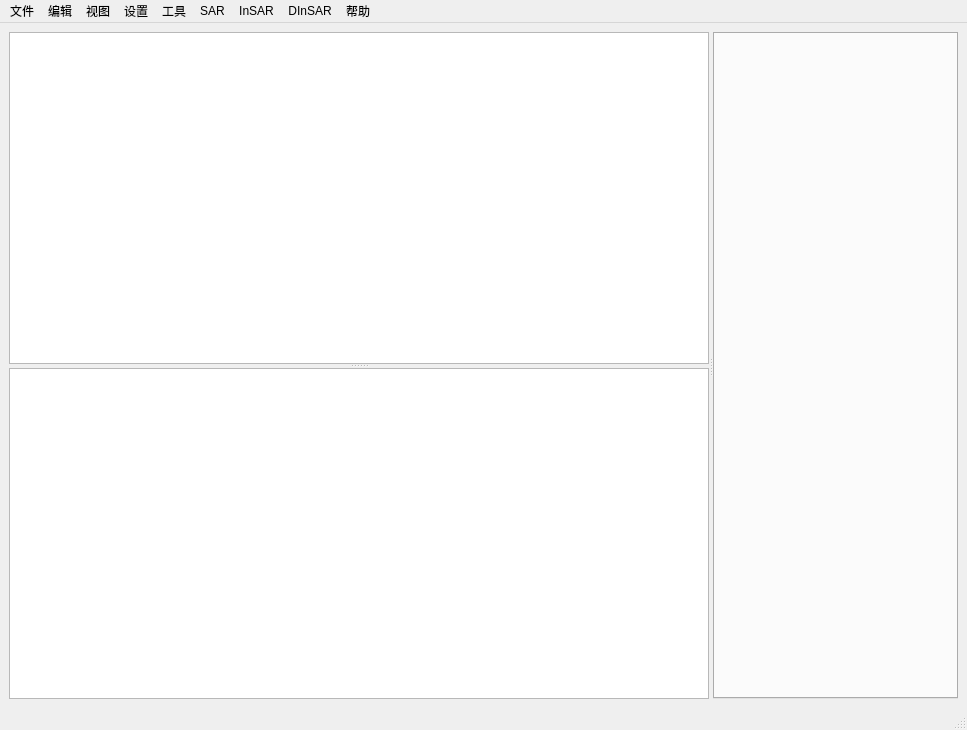
<?xml version="1.0" encoding="UTF-8"?>
<ui version="4.0">
 <class>MainWindow</class>
 <widget class="QMainWindow" name="MainWindow">
  <property name="geometry">
   <rect>
    <x>0</x>
    <y>0</y>
    <width>967</width>
    <height>730</height>
   </rect>
  </property>
  <property name="windowTitle">
   <string>MainWindow</string>
  </property>
  <widget class="QWidget" name="centralwidget">
   <layout class="QVBoxLayout" name="verticalLayout">
    <item>
     <widget class="QSplitter" name="splitter_2">
      <property name="sizePolicy">
       <sizepolicy hsizetype="Expanding" vsizetype="Expanding">
        <horstretch>0</horstretch>
        <verstretch>0</verstretch>
       </sizepolicy>
      </property>
      <property name="orientation">
       <enum>Qt::Horizontal</enum>
      </property>
      <widget class="QSplitter" name="splitter">
       <property name="orientation">
        <enum>Qt::Vertical</enum>
       </property>
       <widget class="TreeView" name="treeView">
        <property name="minimumSize">
         <size>
          <width>258</width>
          <height>258</height>
         </size>
        </property>
        <property name="maximumSize">
         <size>
          <width>800</width>
          <height>16777215</height>
         </size>
        </property>
        <property name="expandsOnDoubleClick">
         <bool>true</bool>
        </property>
        <attribute name="headerVisible">
         <bool>true</bool>
        </attribute>
       </widget>
       <widget class="TreeView" name="tool">
        <property name="minimumSize">
         <size>
          <width>258</width>
          <height>258</height>
         </size>
        </property>
        <property name="maximumSize">
         <size>
          <width>700</width>
          <height>16777215</height>
         </size>
        </property>
       </widget>
      </widget>
      <widget class="QTabWidget" name="tabWidget">
       <property name="currentIndex">
        <number>-1</number>
       </property>
      </widget>
     </widget>
    </item>
   </layout>
  </widget>
  <widget class="QMenuBar" name="menubar">
   <property name="geometry">
    <rect>
     <x>0</x>
     <y>0</y>
     <width>967</width>
     <height>22</height>
    </rect>
   </property>
   <widget class="QMenu" name="File">
    <property name="styleSheet">
     <string notr="true"/>
    </property>
    <property name="title">
     <string>文件</string>
    </property>
    <addaction name="actionNew"/>
    <addaction name="actionOpen"/>
    <addaction name="actionRecent"/>
    <addaction name="actionSave"/>
    <addaction name="actionSave_as"/>
    <addaction name="actionSave_all"/>
    <addaction name="actionQuit"/>
   </widget>
   <widget class="QMenu" name="Edit">
    <property name="title">
     <string>编辑</string>
    </property>
   </widget>
   <widget class="QMenu" name="View">
    <property name="title">
     <string>视图</string>
    </property>
   </widget>
   <widget class="QMenu" name="Setteing">
    <property name="title">
     <string>设置</string>
    </property>
   </widget>
   <widget class="QMenu" name="Process">
    <property name="title">
     <string>工具</string>
    </property>
    <widget class="QMenu" name="menuImport">
     <property name="sizePolicy">
      <sizepolicy hsizetype="Preferred" vsizetype="Expanding">
       <horstretch>0</horstretch>
       <verstretch>0</verstretch>
      </sizepolicy>
     </property>
     <property name="title">
      <string>import</string>
     </property>
     <property name="icon">
      <iconset resource="../resources/SatExplorer.qrc">
       <normaloff>:/SatExplorer/icon/import.png</normaloff>:/SatExplorer/icon/import.png</iconset>
     </property>
     <addaction name="actionTSX"/>
     <addaction name="actionSentinel_1"/>
     <addaction name="actionCOSMOS_SkyMed"/>
     <addaction name="actionALOS_2"/>
     <addaction name="actionMacao"/>
    </widget>
    <widget class="QMenu" name="menuSentinel1_Tool">
     <property name="title">
      <string>Sentinel1 Tools</string>
     </property>
     <addaction name="actionS1_Deburst"/>
     <addaction name="actionS1_TOPS_BackGeocoding"/>
     <addaction name="actionS1_frame_merge"/>
     <addaction name="actionS1_swath_merge"/>
    </widget>
    <addaction name="menuImport"/>
    <addaction name="actionCut"/>
    <addaction name="actionRegistration"/>
    <addaction name="actiongeocode"/>
    <addaction name="menuSentinel1_Tool"/>
   </widget>
   <widget class="QMenu" name="Help">
    <property name="title">
     <string>帮助</string>
    </property>
   </widget>
   <widget class="QMenu" name="menuInSAR">
    <property name="title">
     <string>InSAR</string>
    </property>
    <addaction name="actionBaseline_Preview"/>
    <addaction name="actionInterferometric_Formation"/>
    <addaction name="actionDenoise"/>
    <addaction name="actionUnwrap"/>
    <addaction name="actionDEM"/>
   </widget>
   <widget class="QMenu" name="menuDInSAR">
    <property name="title">
     <string>DInSAR</string>
    </property>
    <widget class="QMenu" name="menuSBAS">
     <property name="title">
      <string>SBAS</string>
     </property>
     <property name="icon">
      <iconset resource="../resources/SatExplorer.qrc">
       <normaloff>:/SatExplorer/icon/baseline_formation.png</normaloff>:/SatExplorer/icon/baseline_formation.png</iconset>
     </property>
     <addaction name="actionBaseline_Formation"/>
     <addaction name="actionSBAS_deformation"/>
     <addaction name="actionreference_re_selection"/>
     <addaction name="actionDeformation_Preview"/>
     <addaction name="actionExport_KML"/>
    </widget>
    <addaction name="actionSLC_deramp"/>
    <addaction name="menuSBAS"/>
   </widget>
   <widget class="QMenu" name="menuSAR">
    <property name="title">
     <string>SAR</string>
    </property>
    <widget class="QMenu" name="menuImageEnhancement">
     <property name="title">
      <string>Image Enhancement</string>
     </property>
     <addaction name="actionSpeckleDenoise"/>
     <addaction name="actionClutterSuppression"/>
    </widget>
    <addaction name="menuImageEnhancement"/>
    <addaction name="actionTargetDetection"/>
    <addaction name="actionBatchTargetRecognition"/>
   </widget>
   <action name="actionSpeckleDenoise">
    <property name="text">
     <string>Speckle Denoise</string>
    </property>
   </action>
   <action name="actionClutterSuppression">
    <property name="text">
     <string>Clutter Suppression</string>
    </property>
   </action>
   <action name="actionBatchTargetRecognition">
    <property name="text">
     <string>Batch Target Recognition</string>
    </property>
   </action>
   <action name="actionTargetDetection">
    <property name="text">
     <string>Target Detection</string>
    </property>
   </action>
   <addaction name="File"/>
   <addaction name="Edit"/>
   <addaction name="View"/>
   <addaction name="Setteing"/>
   <addaction name="Process"/>
   <addaction name="menuSAR"/>
   <addaction name="menuInSAR"/>
   <addaction name="menuDInSAR"/>
   <addaction name="Help"/>
  </widget>
  <widget class="QStatusBar" name="statusbar"/>
  <action name="actionNew">
   <property name="icon">
    <iconset resource="../resources/SatExplorer.qrc">
     <normaloff>:/SatExplorer/icon/new_project.png</normaloff>:/SatExplorer/icon/new_project.png</iconset>
   </property>
   <property name="text">
    <string>新建工程</string>
   </property>
  </action>
  <action name="actionOpen">
   <property name="icon">
    <iconset resource="../resources/SatExplorer.qrc">
     <normaloff>:/SatExplorer/icon/open_project.png</normaloff>:/SatExplorer/icon/open_project.png</iconset>
   </property>
   <property name="text">
    <string>打开工程</string>
   </property>
  </action>
  <action name="actionRecent">
   <property name="icon">
    <iconset resource="../resources/SatExplorer.qrc">
     <normaloff>:/SatExplorer/icon/recen_open.png</normaloff>:/SatExplorer/icon/recen_open.png</iconset>
   </property>
   <property name="text">
    <string>最近打开</string>
   </property>
  </action>
  <action name="actionSave">
   <property name="icon">
    <iconset resource="../resources/SatExplorer.qrc">
     <normaloff>:/SatExplorer/icon/save.png</normaloff>:/SatExplorer/icon/save.png</iconset>
   </property>
   <property name="text">
    <string>保存工程</string>
   </property>
  </action>
  <action name="actionSave_as">
   <property name="icon">
    <iconset resource="../resources/SatExplorer.qrc">
     <normaloff>:/SatExplorer/icon/saveas.png</normaloff>:/SatExplorer/icon/saveas.png</iconset>
   </property>
   <property name="text">
    <string>另存为</string>
   </property>
  </action>
  <action name="actionSave_all">
   <property name="icon">
    <iconset resource="../resources/SatExplorer.qrc">
     <normaloff>:/SatExplorer/icon/saveall.png</normaloff>:/SatExplorer/icon/saveall.png</iconset>
   </property>
   <property name="text">
    <string>全部保存</string>
   </property>
  </action>
  <action name="actionClose">
   <property name="icon">
    <iconset>
     <normaloff>:/SatExplorer/icon/close.png</normaloff>:/SatExplorer/icon/close.png</iconset>
   </property>
   <property name="text">
    <string>关闭</string>
   </property>
  </action>
  <action name="actionQuit">
   <property name="icon">
    <iconset resource="../resources/SatExplorer.qrc">
     <normaloff>:/SatExplorer/icon/quit.png</normaloff>:/SatExplorer/icon/quit.png</iconset>
   </property>
   <property name="text">
    <string>退出</string>
   </property>
  </action>
  <action name="actionRegistration">
   <property name="icon">
    <iconset resource="../resources/SatExplorer.qrc">
     <normaloff>:/SatExplorer/icon/coregistration.png</normaloff>:/SatExplorer/icon/coregistration.png</iconset>
   </property>
   <property name="text">
    <string>coregistration</string>
   </property>
  </action>
  <action name="actionInterferometric_Formation">
   <property name="text">
    <string>Interferometric Formation</string>
   </property>
  </action>
  <action name="actionDenoise">
   <property name="text">
    <string>Denoise</string>
   </property>
  </action>
  <action name="actionUnwrap">
   <property name="text">
    <string>Unwrap</string>
   </property>
  </action>
  <action name="actionDEM">
   <property name="text">
    <string>DEM</string>
   </property>
  </action>
  <action name="actionCut">
   <property name="icon">
    <iconset resource="../resources/SatExplorer.qrc">
     <normaloff>:/SatExplorer/icon/cut.png</normaloff>:/SatExplorer/icon/cut.png</iconset>
   </property>
   <property name="text">
    <string>AOI</string>
   </property>
  </action>
  <action name="actionTSX">
   <property name="text">
    <string>TSX</string>
   </property>
  </action>
  <action name="actionSentinel_1">
   <property name="text">
    <string>Sentinel-1</string>
   </property>
  </action>
  <action name="actionBaseline_Preview">
   <property name="text">
    <string>Baseline Preview</string>
   </property>
  </action>
  <action name="actionS1_TOPS_BackGeocoding">
   <property name="icon">
    <iconset resource="../resources/SatExplorer.qrc">
     <normaloff>:/SatExplorer/icon/coregistration.png</normaloff>:/SatExplorer/icon/coregistration.png</iconset>
   </property>
   <property name="text">
    <string>S1 TOPS BackGeocoding</string>
   </property>
  </action>
  <action name="actionS1_Deburst">
   <property name="icon">
    <iconset resource="../resources/SatExplorer.qrc">
     <normaloff>:/SatExplorer/icon/splice.png</normaloff>:/SatExplorer/icon/splice.png</iconset>
   </property>
   <property name="text">
    <string>S1 Deburst</string>
   </property>
  </action>
  <action name="actionSLC_deramp">
   <property name="icon">
    <iconset resource="../resources/SatExplorer.qrc">
     <normaloff>:/SatExplorer/icon/dem.png</normaloff>:/SatExplorer/icon/dem.png</iconset>
   </property>
   <property name="text">
    <string>SLC_deramp</string>
   </property>
  </action>
  <action name="actionBaseline_Formation">
   <property name="icon">
    <iconset resource="../resources/SatExplorer.qrc">
     <normaloff>:/SatExplorer/icon/baseline_formation.png</normaloff>:/SatExplorer/icon/baseline_formation.png</iconset>
   </property>
   <property name="text">
    <string>Baseline Formation</string>
   </property>
  </action>
  <action name="actionSBAS_deformation">
   <property name="icon">
    <iconset resource="../resources/SatExplorer.qrc">
     <normaloff>:/SatExplorer/icon/time_series.png</normaloff>:/SatExplorer/icon/time_series.png</iconset>
   </property>
   <property name="text">
    <string>Time-Series Analysis</string>
   </property>
  </action>
  <action name="actionDeformation_Preview">
   <property name="icon">
    <iconset resource="../resources/SatExplorer.qrc">
     <normaloff>:/SatExplorer/icon/view.png</normaloff>:/SatExplorer/icon/view.png</iconset>
   </property>
   <property name="text">
    <string>Time Series View</string>
   </property>
  </action>
  <action name="actionreference_re_selection">
   <property name="icon">
    <iconset resource="../resources/SatExplorer.qrc">
     <normaloff>:/SatExplorer/icon/reference.png</normaloff>:/SatExplorer/icon/reference.png</iconset>
   </property>
   <property name="text">
    <string>reference re-selection</string>
   </property>
  </action>
  <action name="actionExport_KML">
   <property name="icon">
    <iconset resource="../resources/SatExplorer.qrc">
     <normaloff>:/SatExplorer/icon/GoogleEarth.png</normaloff>:/SatExplorer/icon/GoogleEarth.png</iconset>
   </property>
   <property name="text">
    <string>export as kml</string>
   </property>
  </action>
  <action name="actiongeocode">
   <property name="icon">
    <iconset resource="../resources/SatExplorer.qrc">
     <normaloff>:/SatExplorer/icon/geocoding.png</normaloff>:/SatExplorer/icon/geocoding.png</iconset>
   </property>
   <property name="text">
    <string>Geocoding</string>
   </property>
  </action>
  <action name="actionS1_frame_merge">
   <property name="icon">
    <iconset resource="../resources/SatExplorer.qrc">
     <normaloff>:/SatExplorer/icon/frame_merge.png</normaloff>:/SatExplorer/icon/frame_merge.png</iconset>
   </property>
   <property name="text">
    <string>S1 frame merge</string>
   </property>
  </action>
  <action name="actionS1_swath_merge">
   <property name="icon">
    <iconset resource="../resources/SatExplorer.qrc">
     <normaloff>:/SatExplorer/icon/swath_merge.png</normaloff>:/SatExplorer/icon/swath_merge.png</iconset>
   </property>
   <property name="text">
    <string>S1 swath merge</string>
   </property>
  </action>
  <action name="actionCOSMOS_SkyMed">
   <property name="text">
    <string>CSG-2</string>
   </property>
  </action>
  <action name="actionALOS_2">
   <property name="text">
    <string>ALOS-2</string>
   </property>
  </action>
  <action name="actionNodeEditor">
   <property name="icon">
    <iconset resource="../resources/SatExplorer.qrc">
     <normaloff>:/SatExplorer/icon/flow_editor.png</normaloff>:/SatExplorer/icon/flow_editor.png</iconset>
   </property>
   <property name="text">
    <string>流程编辑器</string>
   </property>
  </action>
  <action name="actionMacao">
   <property name="text">
    <string>Macao</string>
   </property>
  </action>
  <action name="actionTheme">
 <property name="text">
  <string>主题</string>
 </property>
</action>
 </widget>
 <customwidgets>
  <customwidget>
   <class>TreeView</class>
   <extends>QTreeView</extends>
   <header>treeview.h</header>
  </customwidget>
 </customwidgets>
 <resources>
  <include location="../resources/SatExplorer.qrc"/>
 </resources>
 <connections/>
</ui>
